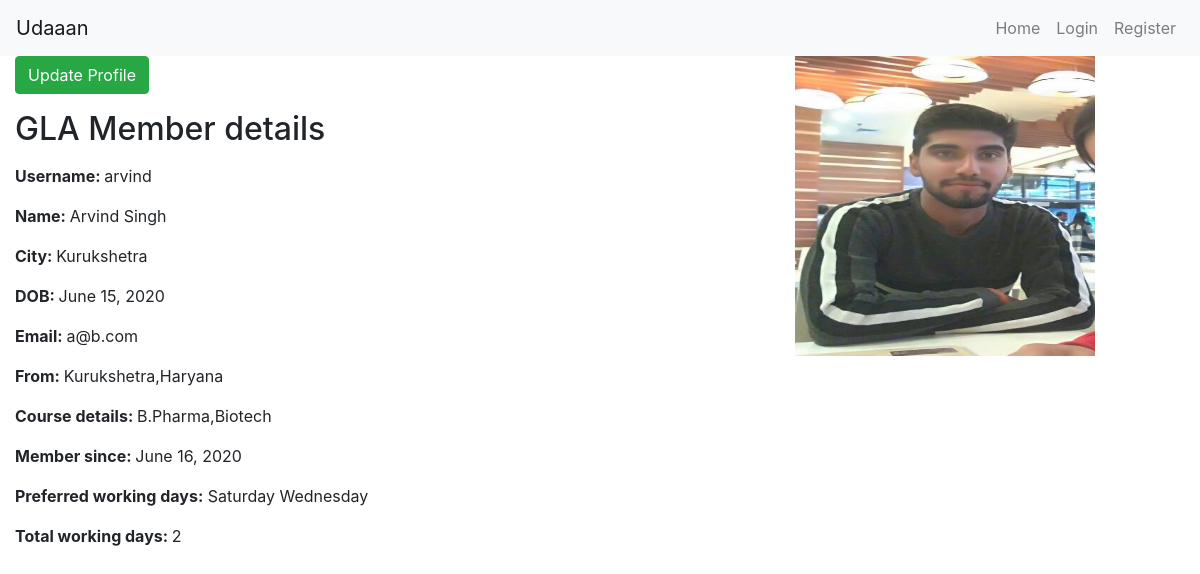
The app's page /memberdetails/arvind with its own data.
### members/models.py (models this page shows, shortened)
class GLAMember(models.Model):
  gender_choices = (
    ('Male','Male'),
    ('Female','Female'),
    ('Other','Other')
  )
  user = models.OneToOneField(User, on_delete=models.CASCADE,null=True)
  username  = models.CharField(max_length=50,null=True)
  name      = models.CharField(max_length=50,null=True)
  gender    = models.CharField(max_length=8,choices=gender_choices,null=True)
  dob       = models.DateField(null=True,auto_now=False, auto_now_add=False)
  email     = models.EmailField(max_length=50,null=True)
  phone_regex = RegexValidator(regex=r'^\+?1?\d{9,10}$',
            message="Phone number must be entered in the format: +91xxxxxxxxxx")
  phone = models.CharField(validators=[phone_regex], max_length=10, blank=True) # validators should be a list
  state = models.ForeignKey(State,null=True, on_delete=models.CASCADE)
  city = models.ForeignKey(City,null=True, on_delete=models.CASCADE)
  course = models.ForeignKey(Course,null=True, on_delete=models.CASCADE)
  branch  = models.ForeignKey(Branch,null=True, on_delete=models.CASCADE)
  year = models.IntegerField(null=True,choices=((1,1),(2,2),(3,3),(4,4)))
  rollno = models.IntegerField(null=True)
  joined_in = models.DateField(blank=True,null=True,auto_now=False, auto_now_add=False)
  working_days = models.IntegerField(default=0,null=True,blank=True)
  preferred_days = models.ManyToManyField(Day)
  photo = models.ImageField(upload_to=store_file_name,null=True)
  class Meta:
    verbose_name = 'GLA Member'
    verbose_name_plural = 'GLA Members'

class City(models.Model):
  city  = models.CharField(max_length=50,blank=True,unique=True)
  state = models.ForeignKey(State,null=True,blank=True, on_delete=models.CASCADE)
  def __str__(self):
    return self.city
  class Meta:
    verbose_name = 'City'
    verbose_name_plural = 'Cities'

class State(models.Model):
  state = models.CharField(null=True,blank=True,max_length=50)
  def __str__(self):
    return self.state
  class Meta:
    verbose_name = 'State'
    verbose_name_plural = 'States'

class Course(models.Model):
  course_choices = (
    ('B.Tech','B.Tech'),
    ('M.Tech','M.Tech'),
    ('bphrama','B.Pharma'),
    ('mpharma','M.Pharma'),
    ('biotech','Biotech'),
    ('bba','BBA'),
    ('mba','MBA'),
    ('bca','BCA'),
    ('mca','MCA'),
    ('polytechnic','Polytechnic')
  )
  duration_choices = (
    (1,'1 year'),
    (2,'2 years'),
    (3,'3 years'),
    (4,'4 years')
  )
  course =  models.CharField(
                max_length=50,
                choices=course_choices,
                default='btech',
                blank=False,
                unique=True)
  duration = models.IntegerField(null=True,choices=duration_choices)
  class Meta:
    verbose_name = 'Course'
    verbose_name_plural = 'Courses'
  def __str__(self):
      return self.course

class Branch(models.Model):
  branch = models.CharField(
           max_length=50,
           blank=False,
           unique=False)
  course = models.ForeignKey(Course, on_delete=models.CASCADE)
  def __str__(self):
      return self.branch
  class Meta:
    verbose_name = 'Branch'
    verbose_name_plural = 'Branches'

class Day(models.Model):
  DAYS_CHOICES = (
    ('Monday','Monday'),
    ('Tuesday','Tuesday'),
    ('Wednesday','Wednesday'),
    ('Thursday','Thursday'),
    ('Friday','Friday'),
    ('Saturday','Saturday'),
    ('Sunday','Sunday'),
  )
  day = models.CharField(max_length=15,null=True,choices=DAYS_CHOICES)
  def __str__(self):
    return self.day
  class Meta:
    verbose_name = 'Day'
    verbose_name_plural = 'Days'

### members/views.py (the view)
# urls.py: path('memberdetails/<slug:slug>',MemberDetails.as_view(),name='memberdetails'),
class MemberDetails(DetailView):
  model = GLAMember
  slug_field = 'username'
  template_name = 'memberdetails.htm'

### members/templates/memberdetails.htm
{% extends 'base.htm' %}
{% block content %}
<div class="row no-gutters">
  <div class="col-8">
    <a class="btn btn-success" href="{% url 'memberupdate' request.user %}">Update Profile</a>
    <p><h2>GLA Member details</h2></p>
    <p><b>Username: </b>{{ glamember.username }}</p>
    <p><b>Name: </b>{{ glamember.name }}</p>
    <p><b>City: </b>{{ glamember.city }}</p>
    <p><b>DOB: </b>{{ glamember.dob }}</p>
    <p><b>Email: </b>{{ glamember.email }}</p>
    <p><b>From: </b>{{ glamember.city }},{{ glamember.state }}</p>
    <p><b>Course details: </b>{{ glamember.course }},{{ glamember.branch }}</p>
    <p><b>Member since: </b>{{ glamember.joined_in }}</p>
    <p><b>Preferred working days:</b>
      {% for day in glamember.preferred_days.all %}
        {{ day }}
      {% endfor %}
    </p>
    <p><b>Total working days: </b>{{ glamember.working_days }}</p>
  </div>
  <div class="col-4">
    <img class='profile-pic' src={{ glamember.photo.url }} />
  </div>
</div>
{% endblock content %}

### static/css/style.css (style rules this page uses)
.profile-pic { width:300px !important; height: 300px !important; }

### records on screen
GLAMember: username "arvind", name "Arvind Singh", city "Kurukshetra", dob "June 15, 2020", email "a@b.com", state "Haryana", course "B.Pharma", branch "Biotech", joined_in "June 16, 2020", working_days "2", photo (picture)
Day: day "Saturday"
Day: day "Wednesday"
